Frame 1 (no input): blank canvas, image omitted
Frame 60 (the mouse pressed at the canvas centre just before this capture): blank canvas, image omitted
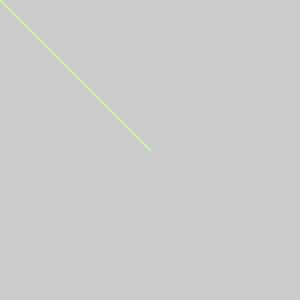
Frame 120 (the mouse held since frame 60 and released just before this capture)

The Processing sketch whose frames 1 and 60 were blank and that drew this single picture after the mouse press (run headless with seeded random() and noise(); from frame 60 on, the mouse is pressed at the canvas centre):

// Processing sketch: processing_182208
// ── processing_182208.pde

void setup() {
size(300,300);
}

void draw() {
stroke(198,250,mouseX,mouseY);
line(0,0,mouseX,mouseY);


}
